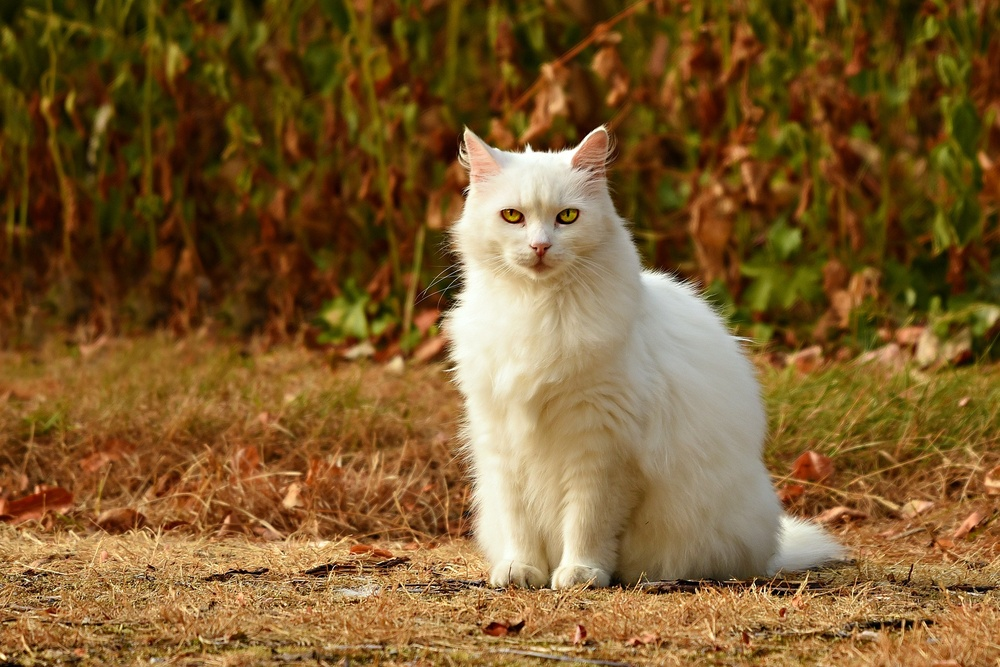
#> input picture Assets/cat.jpg, 1000 x 667 px, shrunk from 1920 x 1281 before the run
$ jupyter execute UTS.ipynb
#> lines starting #> are read from the running program, lines starting #| are printed output that depends on the picture; after the words box and inside, x2 and y2 are one past the last pixel; in counts of white or black regions, pixels touching at a corner belong together
[cell 1]
import cv2
import numpy as np
import matplotlib.pyplot as plt

# Load the image
image = cv2.imread('Assets/cat.jpg')
#> image is the input picture: shape (667, 1000, 3); mean B, G, R 46.3, 92.1, 125.1

# 1. Grayscale Image
gray_image = cv2.cvtColor(image, cv2.COLOR_BGR2GRAY)
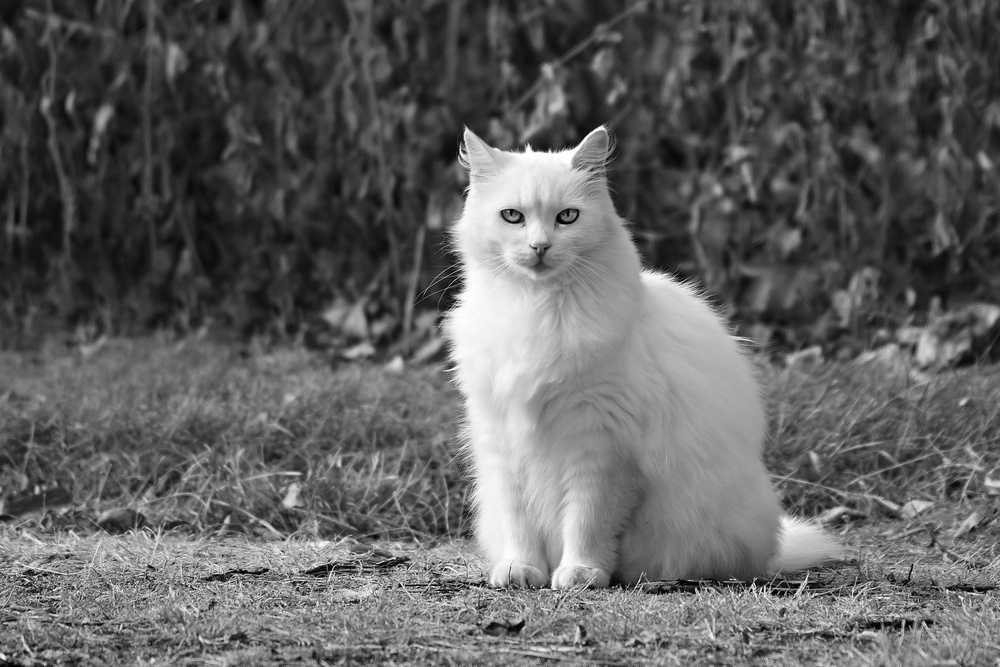
#> gray_image: shape (667, 1000); min 0, max 255, mean 96.7

# 2. Negative Image
negative_image = 255 - image
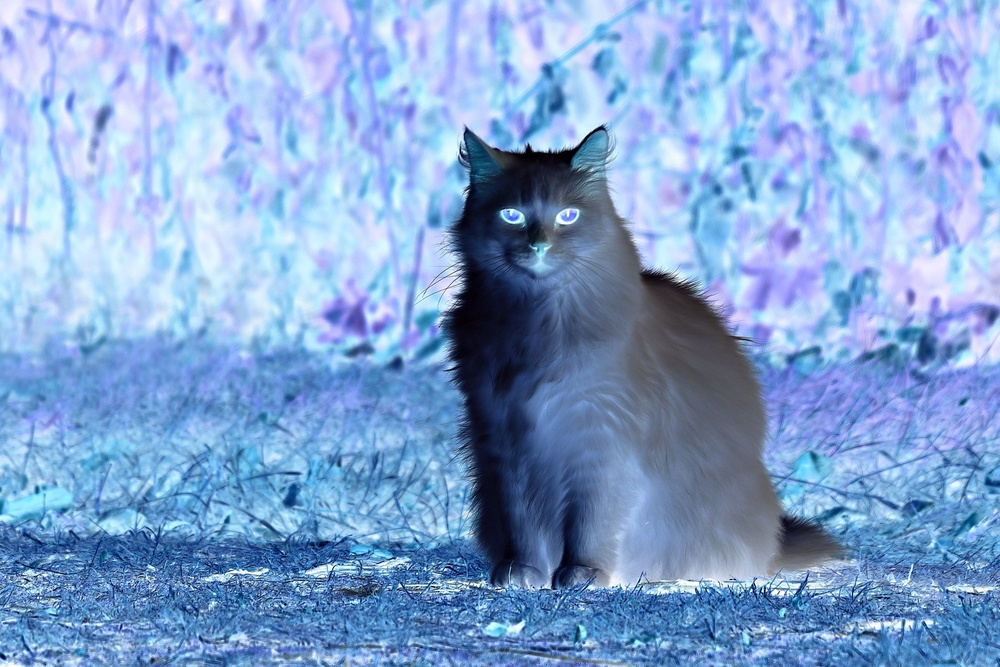
#> negative_image: shape (667, 1000, 3); mean B, G, R 208.7, 162.9, 129.9

# 3. Binary Image (Thresholding)
_, binary_image = cv2.threshold(gray_image, 127, 255, cv2.THRESH_BINARY)
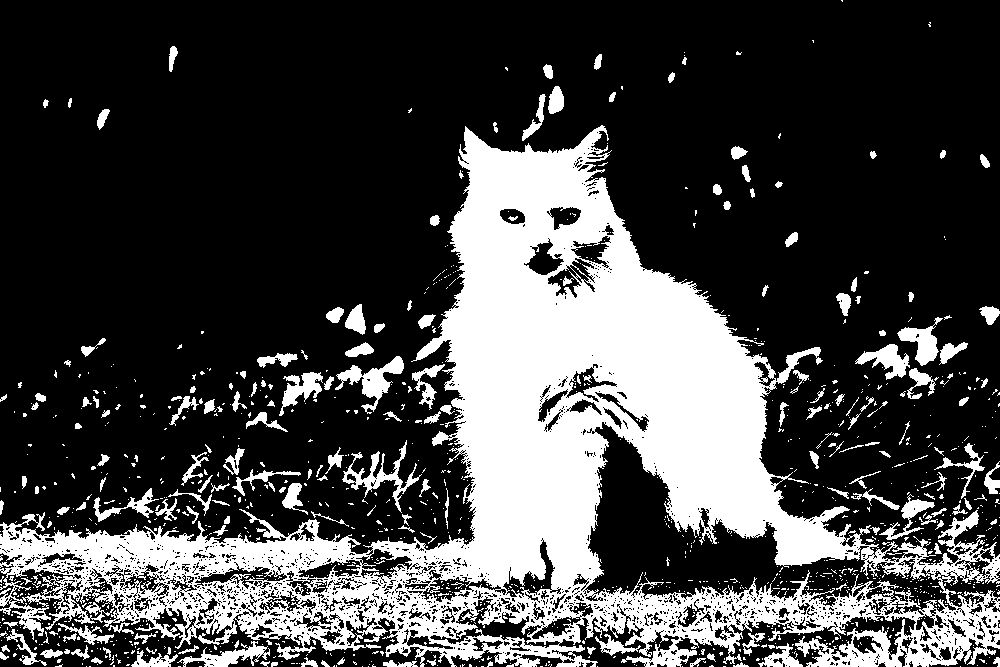
#> binary_image: shape (667, 1000); 27.2% white; 1185 white regions (996 under 20 px), largest, box (x1, y1, x2, y2) and area: (0, 125, 1000, 667) 154482, (335, 356, 404, 414) 1272, (342, 440, 422, 513) 1203

# 4. Image Translation
rows, cols = image.shape[:2]
#> rows = 667; cols = 1000
translation_matrix = np.float32([[1, 0, 50], [0, 1, 50]])  # Translate 50 pixels on both x and y axes
translated_image = cv2.warpAffine(image, translation_matrix, (cols, rows))
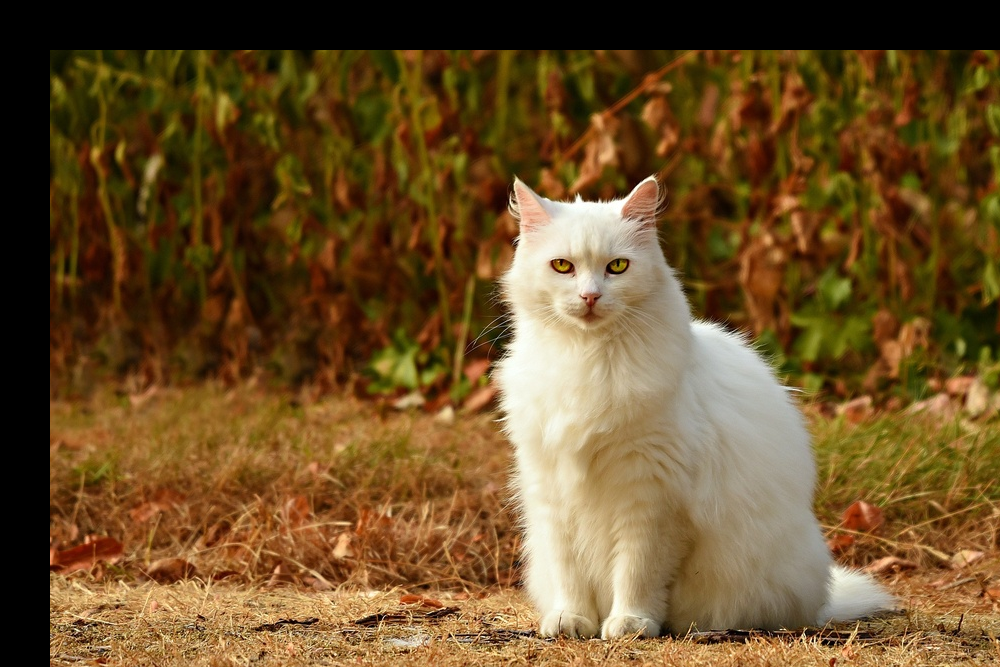
#> translated_image: shape (667, 1000, 3); mean B, G, R 40.6, 79.9, 108.1

# Display the results
titles = ['Original Image', 'Grayscale Image', 'Negative Image', 'Binary Image', 'Translated Image']
images = [image, gray_image, negative_image, binary_image, translated_image]

plt.figure(figsize=(10, 8))
for i in range(5):
    plt.subplot(2, 3, i + 1)
    if i == 1:
        plt.imshow(images[i], cmap='gray')  # Grayscale image
    else:
        plt.imshow(cv2.cvtColor(images[i], cv2.COLOR_BGR2RGB))  # Convert BGR to RGB for proper display
    plt.title(titles[i])
    plt.axis('off')

plt.tight_layout()
plt.show()
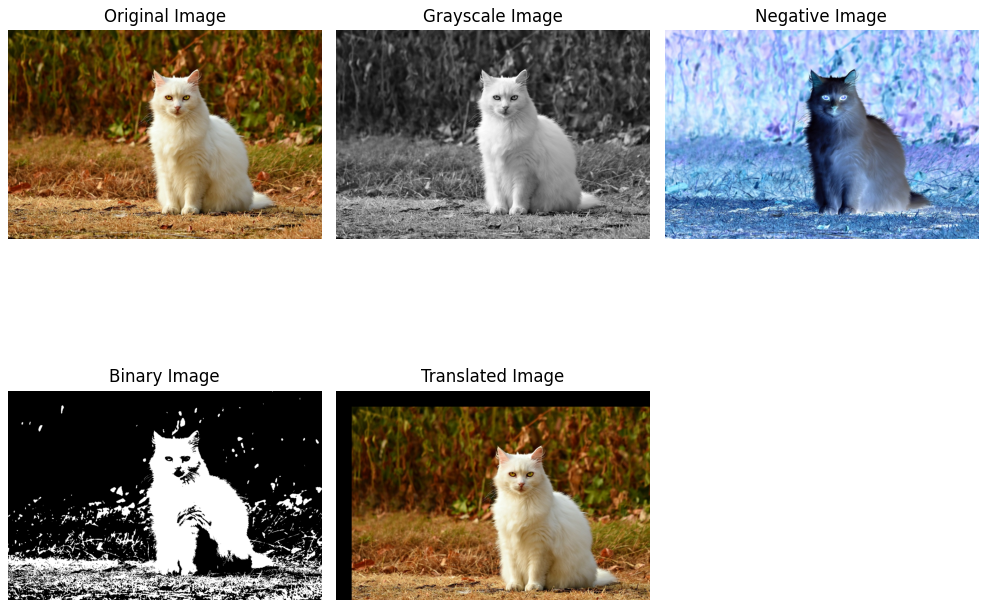
#> figure drawn by matplotlib, 5 panels

$ run again, with Assets/buildings.jpg copied over Assets/cat.jpg
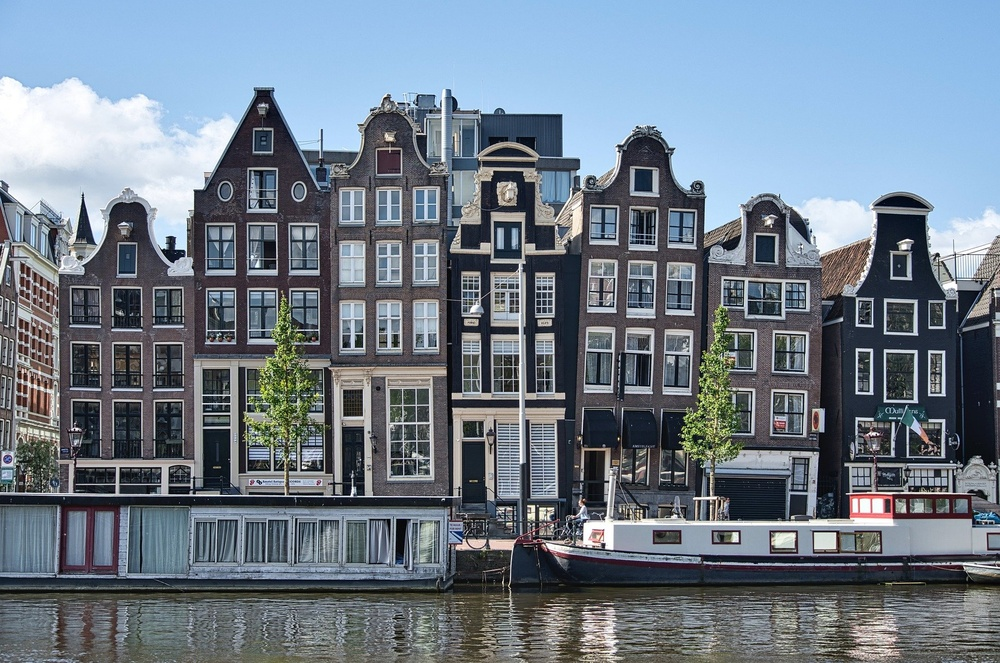
#> input picture Assets/buildings.jpg, 1000 x 663 px, shrunk from 1920 x 1273 before the run
#> image is the input picture: shape (663, 1000, 3); mean B, G, R 136.7, 123.9, 111.7
#> `_, binary_image = cv2.threshold(gray_image, 127, 255, cv2.THRESH_BINARY)`:
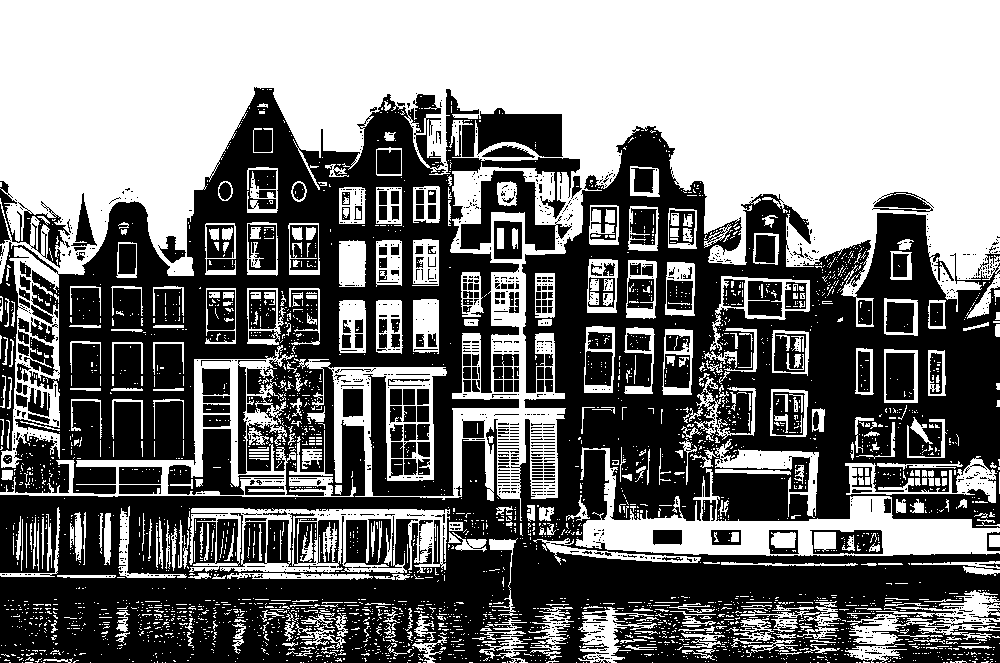
#> binary_image: shape (663, 1000); 47.3% white; 3148 white regions (2730 under 20 px), largest, box (x1, y1, x2, y2) and area: (0, 0, 1000, 521) 213152, (575, 447, 1000, 556) 12724, (0, 345, 356, 497) 7423
#> `translated_image = cv2.warpAffine(image, translation_matrix, (cols, ro..`:
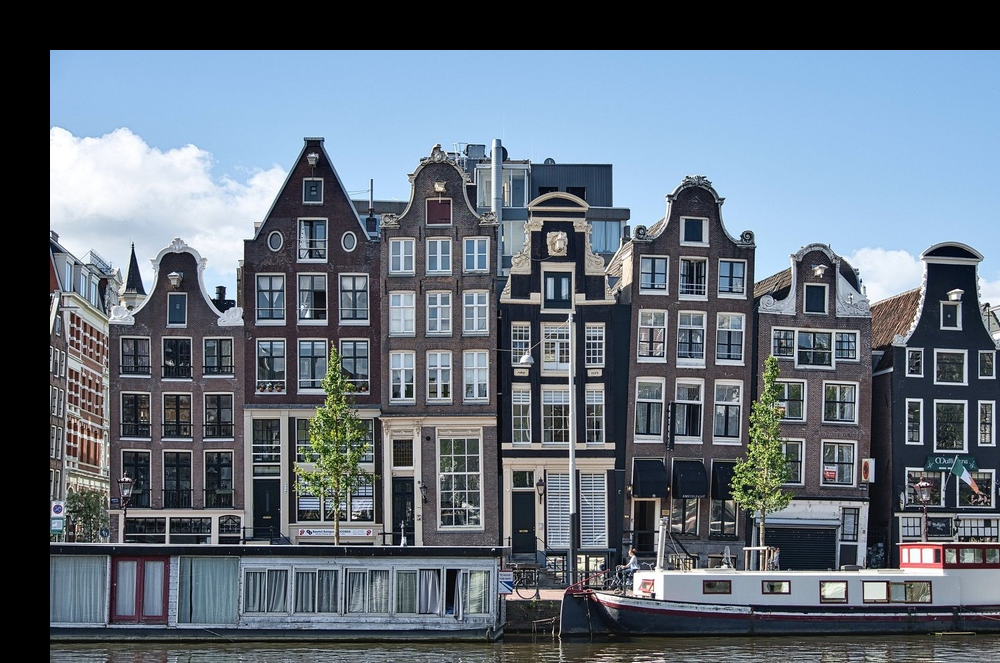
#> translated_image: shape (663, 1000, 3); mean B, G, R 121.5, 109.4, 98.1
